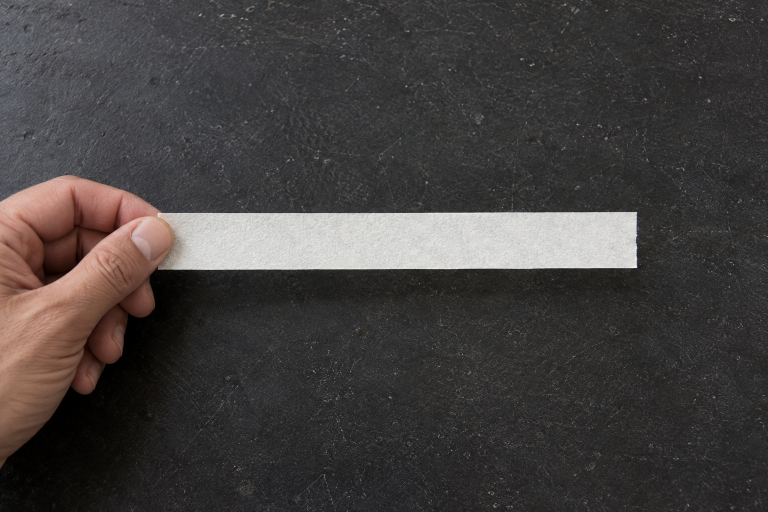
#> input picture examples/sam3_tape_video/assets/source_hand_tape.png, 1536 x 1024 px (shown at 1/2 size)
$ python generate_fixture.py
#> lines starting #> are read from the running program, lines starting #| are printed output that depends on the picture
"""Animate two generated stills into a disclosed synthetic tracking fixture.

This produces motion and partial occlusion for diagnosis. It is not a generated
natural video and makes no claim about performance on real recorded footage.
The foreground hand's original alpha is preserved for every composition.
"""
import json
import math
from pathlib import Path

import cv2
import numpy as np
from PIL import Image, ImageDraw, ImageFont


ROOT = Path(__file__).resolve().parent
WIDTH, HEIGHT, FPS, COUNT = 768, 512, 10, 30


def make_fixture():
    bg = Image.open(ROOT / "assets/source_hand_tape.png").convert("RGB")
#> bg is the input picture: PIL image 1536x1024 RGB; mean R, G, B 67.7, 63.8, 62.9
    bg = bg.resize((WIDTH, HEIGHT), Image.Resampling.LANCZOS)
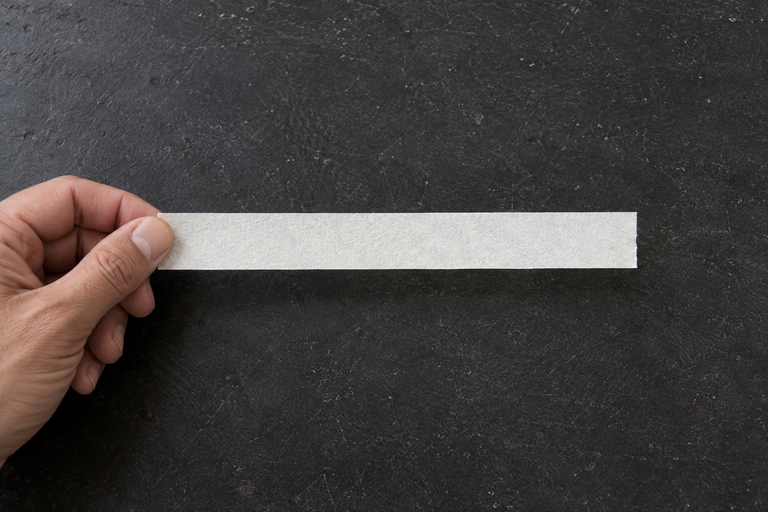
#> bg: PIL image 768x512 RGB; mean R, G, B 67.7, 63.8, 62.9
    bg_np = np.asarray(bg)
    hand = Image.open(ROOT / "assets/source_foreground_hand.png").convert("RGBA")
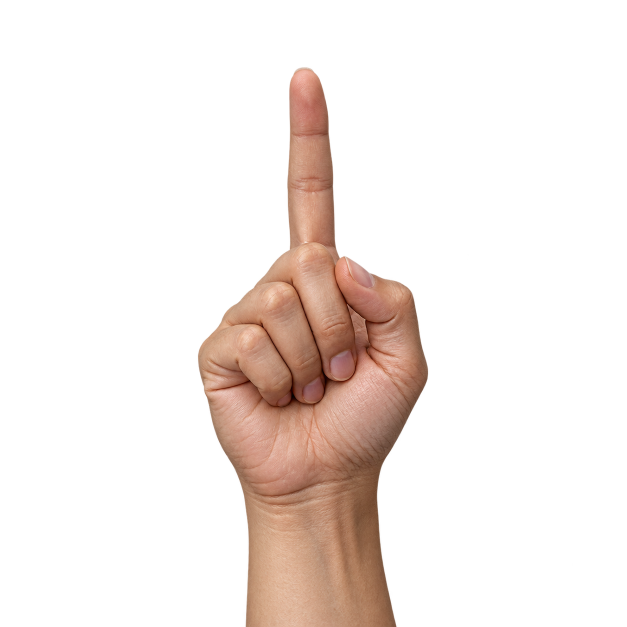
#> input picture examples/sam3_tape_video/assets/source_foreground_hand.png, 1254 x 1254 px (shown at 1/2 size)
#> hand is the input picture: PIL image 1254x1254 RGBA; mean R, G, B, A 32.8, 23.7, 19.4, 44
    # Ignore near-transparent generation speckles only when finding the crop;
    # preserve the original alpha values inside the resulting foreground asset.
    crop_box = hand.getchannel("A").point(lambda p: 255 if p >= 8 else 0).getbbox()
#> crop_box = (395, 134, 857, 1254)
    hand = hand.crop(crop_box)
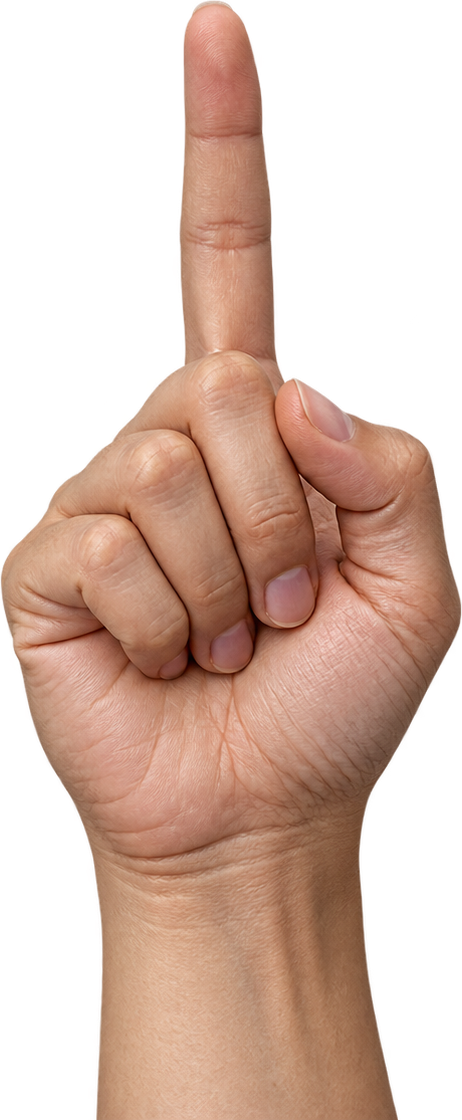
#> hand: PIL image 462x1120 RGBA; mean R, G, B, A 99.7, 72.1, 58.9, 133.7; transparent parts drawn white
    target_hand_height = 420
    hand = hand.resize(
        (round(hand.width * target_hand_height / hand.height), target_hand_height),
        Image.Resampling.LANCZOS,
    )
#> hand: PIL image 173x420 RGBA
    hand_np = np.asarray(hand)
    (ROOT / "frames").mkdir(exist_ok=True)
    writer = cv2.VideoWriter(
        str(ROOT / "synthetic_tape_occlusion.mp4"),
        cv2.VideoWriter_fourcc(*"avc1"), FPS, (WIDTH, HEIGHT),
    )
    if not writer.isOpened():
        raise RuntimeError("The local video encoder could not create the MP4.")
    first_box = [154, 207, 641, 273]
    corners = np.float32([[154,207],[641,207],[641,273],[154,273]])
    records = []
    frames = []
    for index in range(COUNT):
        t = index / (COUNT - 1)
        angle = 1.8 * math.sin(2 * math.pi * t)
        tx = 12 * math.sin(math.pi * t)
        ty = 7 * math.sin(2 * math.pi * t)
        transform = cv2.getRotationMatrix2D((WIDTH / 2, HEIGHT / 2), angle, 1)
        transform[:, 2] += [tx, ty]
        frame = cv2.warpAffine(
            bg_np, transform, (WIDTH, HEIGHT), flags=cv2.INTER_LINEAR,
            borderMode=cv2.BORDER_REFLECT_101,
        )
        # The second hand moves in front of the same strip, then withdraws.
        phase = max(0.0, min(1.0, (index - 5) / 20.0))
        envelope = math.sin(math.pi * phase) ** 2
        hand_x = round(390 + 24 * math.sin(2 * math.pi * t))
        hand_y = round(540 - 480 * envelope)
        x0, y0 = max(0, hand_x), max(0, hand_y)
        x1, y1 = min(WIDTH, hand_x + hand.width), min(HEIGHT, hand_y + hand.height)
        if x1 > x0 and y1 > y0:
            layer = hand_np[y0-hand_y:y1-hand_y, x0-hand_x:x1-hand_x]
            alpha = layer[..., 3:4].astype(np.float32) / 255
            frame[y0:y1, x0:x1] = np.round(
                layer[..., :3] * alpha + frame[y0:y1, x0:x1] * (1-alpha)
            ).astype(np.uint8)
        out = Image.fromarray(frame)
        draw = ImageDraw.Draw(out)
        draw.rounded_rectangle((10, 10, 357, 49), radius=5, fill=(20, 24, 28))
        draw.text((18, 14), "SYNTHETIC TEST VIDEO", fill=(255,255,255))
        draw.text((18, 30), "AI stills + composited motion | not recorded footage", fill=(205,214,220))
        frame = np.asarray(out)
        out.save(ROOT / "frames" / f"{index:06d}.png")
        writer.write(cv2.cvtColor(frame, cv2.COLOR_RGB2BGR))
        frames.append(out)
        transformed = cv2.transform(corners[None], transform)[0]
        box = [float(transformed[:,0].min()), float(transformed[:,1].min()),
               float(transformed[:,0].max()), float(transformed[:,1].max())]
        records.append({"frame_index": index, "time_seconds": index / FPS,
                        "source_affine_2x3": transform.tolist(),
                        "target_search_box_xyxy": box,
                        "foreground_hand_xy": [hand_x,hand_y],
                        "occlusion_envelope": envelope})
#> this loop made 30 passes
#> pass 3, in make_fixture, `frame = cv2.warpAffine( bg_np, transform, (WIDTH, HEIGHT), flags=cv2.I..`:
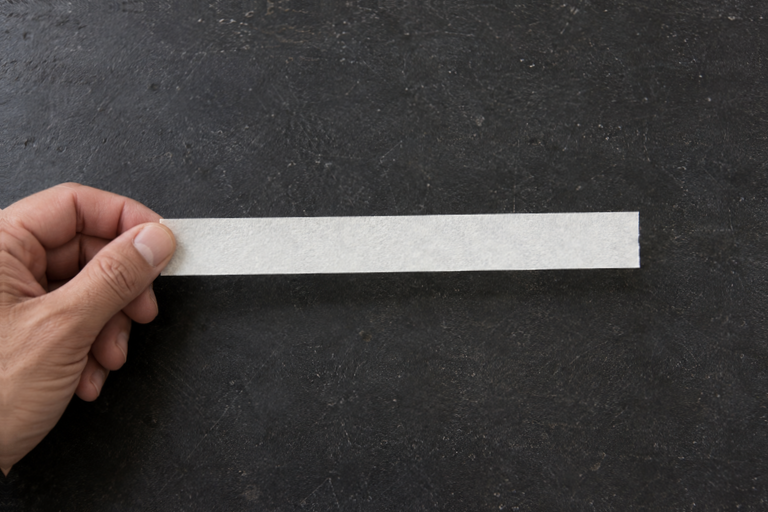
#> frame: shape (512, 768, 3); mean R, G, B 68.2, 64.2, 63.2
#> after the loop, frames = 30 items; records = 30 items
    writer.release()
    thumb_w, thumb_h = 384, 256
    sheet = Image.new("RGB", (3 * thumb_w, 2 * (thumb_h + 27)), (239,242,245))
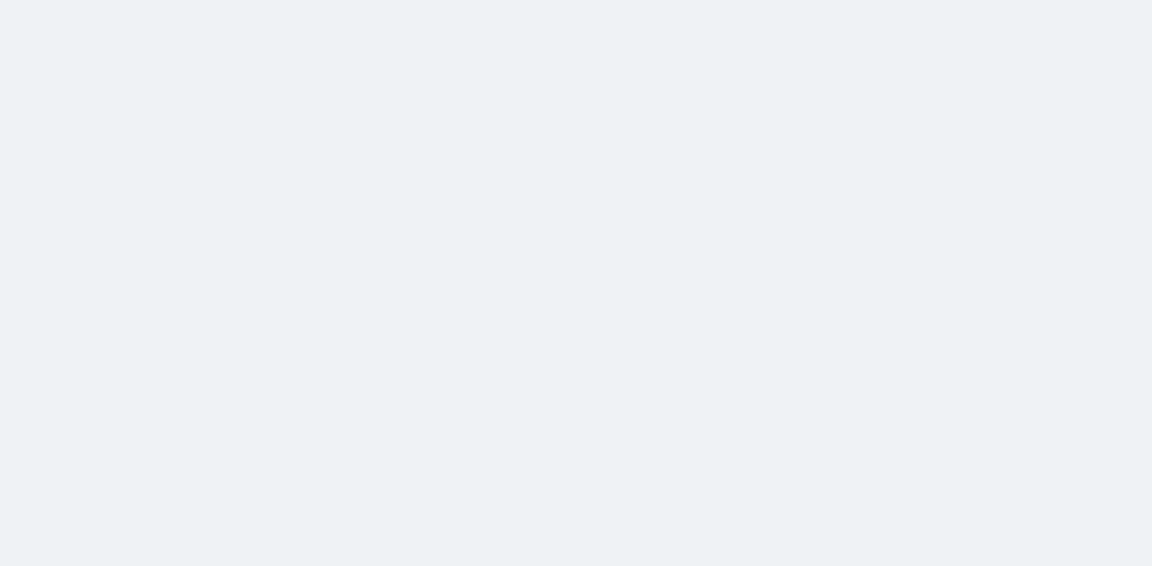
#> sheet: PIL image 1152x566 RGB; mean R, G, B 239, 242, 245
    painter = ImageDraw.Draw(sheet)
    for position, index in enumerate([0, 6, 11, 15, 20, 29]):
        x = (position % 3) * thumb_w
        y = (position // 3) * (thumb_h + 27)
        sheet.paste(frames[index].resize((thumb_w,thumb_h),Image.Resampling.LANCZOS), (x,y))
        painter.text((x+8,y+thumb_h+7), f"Frame {index:02d} | {index/FPS:.1f}s", fill=(22,28,35))
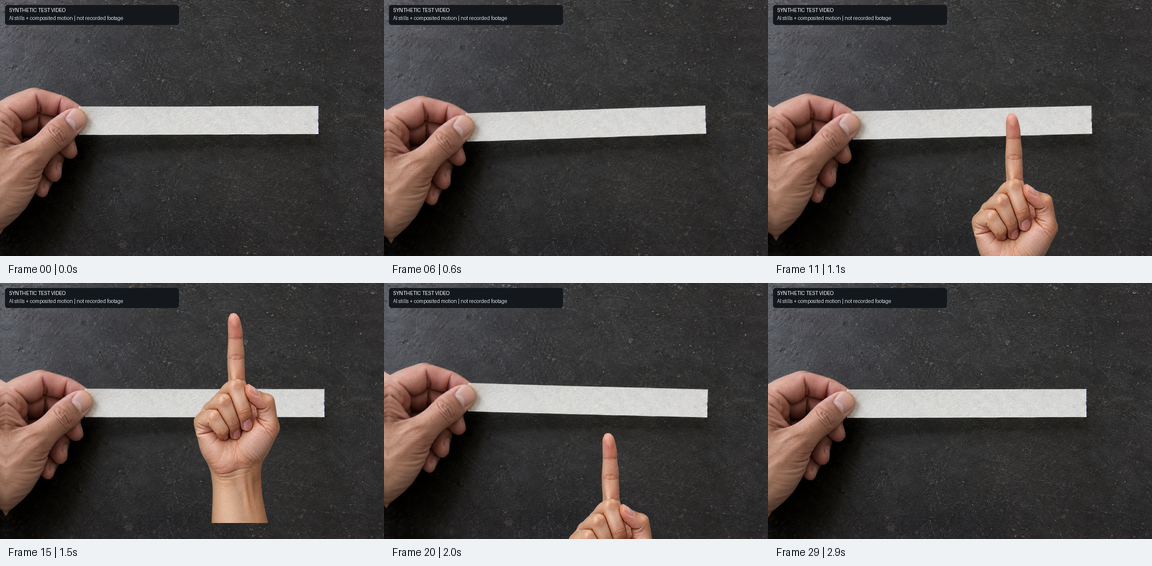
#> sheet: PIL image 1152x566 RGB; mean R, G, B 86.5, 81.7, 80.5
    sheet.save(ROOT / "contact_sheet.jpg", quality=93)
    metadata = {
        "fixture_type": "synthetic layered animation; not recorded footage",
        "target": "one long straight white strip of adhesive tape held at the left end",
        "width": WIDTH, "height": HEIGHT, "fps": FPS, "frame_count": COUNT,
        "duration_seconds": COUNT / FPS,
        "initial_box_xyxy": first_box, "initial_positive_point_xy": [450,240],
        "occlusion": "Foreground hand enters and partly covers the strip, strongest near frame 15; never covers the entire strip.",
        "source": "Two built-in image_gen stills; original files and prompts retained.",
        "annotation_warning": "Search boxes describe the source fixture and are not SAM predictions or exact masks.",
        "frames": records,
    }
    (ROOT / "fixture_metadata.json").write_text(json.dumps(metadata,ensure_ascii=False,indent=2))
    cap = cv2.VideoCapture(str(ROOT / "synthetic_tape_occlusion.mp4"))
    decoded = 0
    while True:
        ok, frame = cap.read()
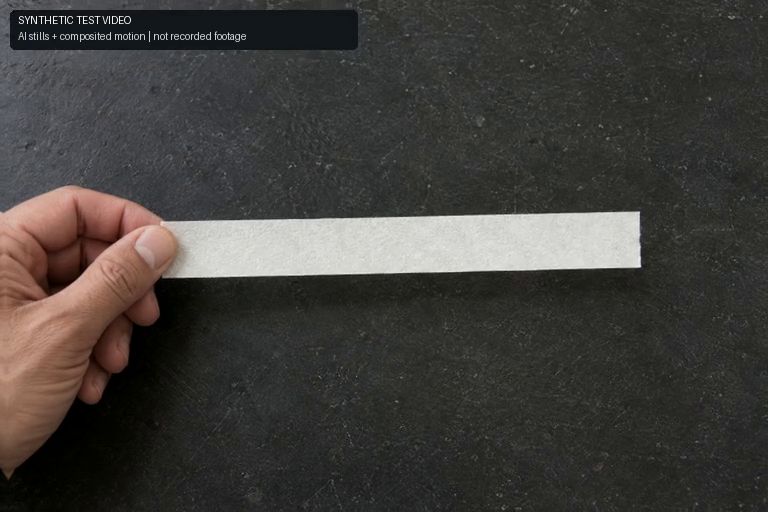
#> input picture frame 3 of examples/sam3_tape_video/synthetic_tape_occlusion.mp4, 768 x 512 px
#> frame is the input picture: shape (512, 768, 3); mean B, G, R 59.8, 62.3, 65.3
        if not ok:
            break
        assert frame.shape[:2] == (HEIGHT, WIDTH)
        decoded += 1
    cap.release()
    assert decoded == COUNT, decoded
    print(json.dumps({"video":str(ROOT / "synthetic_tape_occlusion.mp4"),
                      "decoded_frames":decoded,"box":first_box,"size":[WIDTH,HEIGHT]},ensure_ascii=False))


if __name__ == "__main__":
    make_fixture()
